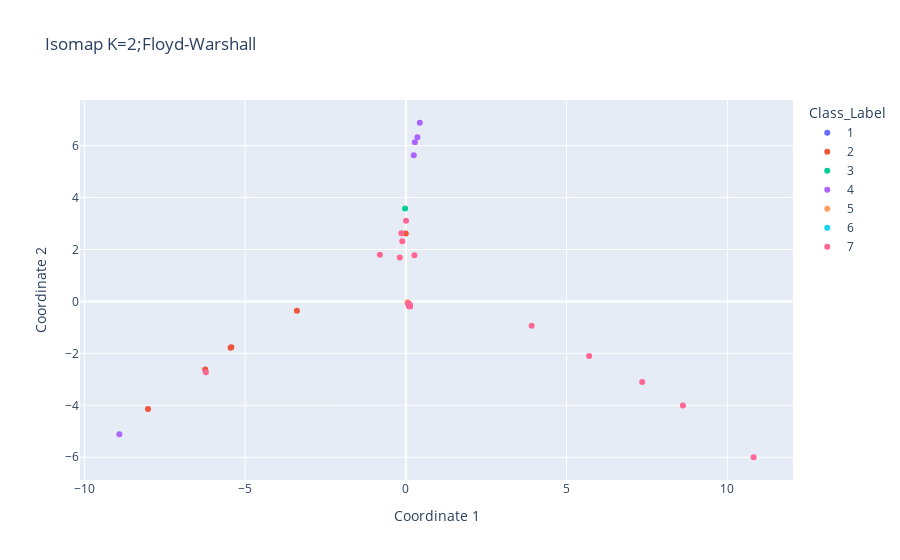

The code cell stored with this chart in its notebook:
### Code cell
#WM method and K=2
iso=manifold.Isomap(n_neighbors=2,n_components=2,path_method='FW')
iso.fit(dfscaled) #dfscaled is scaled data for MDS but before applying MDS
iso_2d=iso.transform(dfscaled)
dfdataiso=pd.DataFrame(iso_2d)
#Append the Class Label column from original data set to it
label=df['Class_Label']
dfdataiso['Class_Label']=label
dfdataiso['Class_Label']=dfdataiso['Class_Label'].apply(str)
fig=px.scatter(dfdataiso,x=0,y=1,color='Class_Label',labels={'0':"Coordinate 1" ,'1':"Coordinate 2"},title='Isomap K=2;Floyd-Warshall')
fig.show()
fig.write_image("images/isoFW1.svg")
print(dist_matrix_)

### Figure 1 — Plotly figure (JSON) as saved in the notebook; plotly's stock layout.template omitted (floating-point values rounded to 4 significant figures)
{"data": [{"hovertemplate": "Class_Label=1<br>Coordinate 1=%{x}<br>Coordinate 2=%{y}<extra></extra>", "legendgroup": "1", "marker": {"color": "#636efa", "symbol": "circle"}, "mode": "markers", "name": "1", "orientation": "v", "showlegend": true, "type": "scatter", "x": [0.09039, 0.121, 0.121, 0.1209], "xaxis": "x", "y": [-0.1162, -0.1799, -0.18, -0.1797], "yaxis": "y"}, {"hovertemplate": "Class_Label=2<br>Coordinate 1=%{x}<br>Coordinate 2=%{y}<extra></extra>", "legendgroup": "2", "marker": {"color": "#EF553B", "symbol": "circle"}, "mode": "markers", "name": "2", "orientation": "v", "showlegend": true, "type": "scatter", "x": [0.1212, 0.1211, 0.1212, -0.003439, 0.07544, 0.1212, 0.1212, -8.021, 0.1188, -3.39, 0.1198, -5.451, 0.1157, -6.24, 0.1198, -5.431, 0.1183], "xaxis": "x", "y": [-0.1804, -0.1802, -0.1804, 2.62, -0.09303, -0.1804, -0.1804, -4.146, -0.1743, -0.3572, -0.1769, -1.784, -0.1666, -2.617, -0.177, -1.768, -0.1732], "yaxis": "y"}, {"hovertemplate": "Class_Label=3<br>Coordinate 1=%{x}<br>Coordinate 2=%{y}<extra></extra>", "legendgroup": "3", "marker": {"color": "#00cc96", "symbol": "circle"}, "mode": "markers", "name": "3", "orientation": "v", "showlegend": true, "type": "scatter", "x": [-0.02455], "xaxis": "x", "y": [3.576], "yaxis": "y"}, {"hovertemplate": "Class_Label=4<br>Coordinate 1=%{x}<br>Coordinate 2=%{y}<extra></extra>", "legendgroup": "4", "marker": {"color": "#ab63fa", "symbol": "circle"}, "mode": "markers", "name": "4", "orientation": "v", "showlegend": true, "type": "scatter", "x": [0.1208, 0.2441, 0.1207, 0.3594, 0.2789, 0.4331, 0.08102, 0.1117, 0.1171, 0.1, 0.1124, -8.911, 0.1173], "xaxis": "x", "y": [-0.1793, 5.629, -0.1792, 6.324, 6.13, 6.881, -0.08872, -0.1603, -0.1709, -0.1342, -0.1622, -5.113, -0.1712], "yaxis": "y"}, {"hovertemplate": "Class_Label=5<br>Coordinate 1=%{x}<br>Coordinate 2=%{y}<extra></extra>", "legendgroup": "5", "marker": {"color": "#FFA15A", "symbol": "circle"}, "mode": "markers", "name": "5", "orientation": "v", "showlegend": true, "type": "scatter", "x": [0.1206, 0.1117, 0.1068, 0.05098], "xaxis": "x", "y": [-0.1789, -0.1603, -0.1459, -0.02659], "yaxis": "y"}, {"hovertemplate": "Class_Label=6<br>Coordinate 1=%{x}<br>Coordinate 2=%{y}<extra></extra>", "legendgroup": "6", "marker": {"color": "#19d3f3", "symbol": "circle"}, "mode": "markers", "name": "6", "orientation": "v", "showlegend": true, "type": "scatter", "x": [0.08671, 0.09826], "xaxis": "x", "y": [-0.1034, -0.131], "yaxis": "y"}, {"hovertemplate": "Class_Label=7<br>Coordinate 1=%{x}<br>Coordinate 2=%{y}<extra></extra>", "legendgroup": "7", "marker": {"color": "#FF6692", "symbol": "circle"}, "mode": "markers", "name": "7", "orientation": "v", "showlegend": true, "type": "scatter", "x": [0.1212, 0.1212, 0.1212, 0.1212, 0.1212, 0.1136, 0.1136, 0.1138, 0.1094, 0.1093, 0.1126, 0.1136, 0.1123, 0.1085, 0.1145, 0.1142, 0.07705, -0.1902, 0.1058, 0.1114, 0.1115, 0.1108, 0.1159, 0.1154, -6.222, 8.616, 7.35, 3.91, 5.699, -0.8086, -0.1126, 0.2662, -0.1403, 0.07145, 0.1171, 0.1164, 0.1153, 0.1055, 0.1016, 0.07969, 0.09945, 0.1125, 0.1049, 0.004964, 0.08385, 0.0872, 10.82], "xaxis": "x", "y": [-0.1803, -0.1805, -0.1805, -0.1805, -0.1803, -0.1638, -0.1636, -0.1641, -0.1539, -0.1536, -0.1612, -0.1639, -0.161, -0.152, -0.1659, -0.1653, -0.09658, 1.691, -0.1517, -0.159, -0.1589, -0.1576, -0.169, -0.1678, -2.725, -4.011, -3.1, -0.933, -2.102, 1.796, 2.321, 1.783, 2.629, -0.08382, -0.1708, -0.1693, -0.1666, -0.1431, -0.1327, -0.0803, -0.1286, -0.1603, -0.1415, 3.103, -0.09144, -0.1167, -6.0], "yaxis": "y"}], "layout": {"legend": {"title": {"text": "Class_Label"}, "tracegroupgap": 0}, "title": {"text": "Isomap K=2;Floyd-Warshall"}, "xaxis": {"anchor": "y", "domain": [0, 1], "title": {"text": "Coordinate 1"}}, "yaxis": {"anchor": "x", "domain": [0, 1], "title": {"text": "Coordinate 2"}}}}
